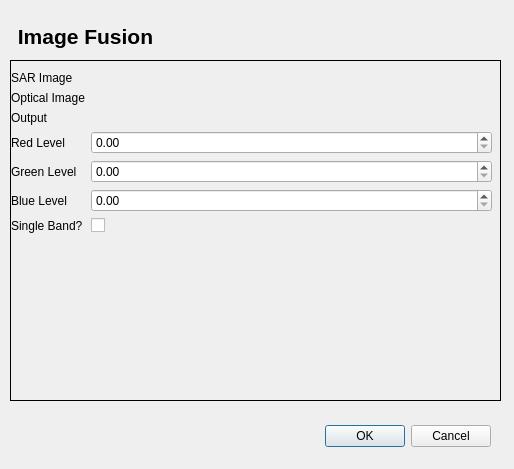
<?xml version="1.0" encoding="UTF-8"?>
<ui version="4.0">
 <class>ImageFusionDialogBase</class>
 <widget class="QDialog" name="ImageFusionDialogBase">
  <property name="geometry">
   <rect>
    <x>0</x>
    <y>0</y>
    <width>514</width>
    <height>469</height>
   </rect>
  </property>
  <property name="windowTitle">
   <string>Image Fusion</string>
  </property>
  <widget class="QDialogButtonBox" name="button_box">
   <property name="geometry">
    <rect>
     <x>50</x>
     <y>420</y>
     <width>441</width>
     <height>32</height>
    </rect>
   </property>
   <property name="orientation">
    <enum>Qt::Horizontal</enum>
   </property>
   <property name="standardButtons">
    <set>QDialogButtonBox::Cancel|QDialogButtonBox::Ok</set>
   </property>
  </widget>
  <widget class="QStackedWidget" name="stackedWidget">
   <property name="geometry">
    <rect>
     <x>10</x>
     <y>60</y>
     <width>491</width>
     <height>341</height>
    </rect>
   </property>
   <property name="frameShape">
    <enum>QFrame::Box</enum>
   </property>
   <property name="currentIndex">
    <number>0</number>
   </property>
   <widget class="QWidget" name="page">
    <widget class="QWidget" name="formLayoutWidget">
     <property name="geometry">
      <rect>
       <x>0</x>
       <y>10</y>
       <width>481</width>
       <height>351</height>
      </rect>
     </property>
     <layout class="QFormLayout" name="formLayout">
      <item row="0" column="0">
       <widget class="QLabel" name="label">
        <property name="text">
         <string>SAR Image</string>
        </property>
       </widget>
      </item>
      <item row="2" column="0">
       <widget class="QLabel" name="label_2">
        <property name="text">
         <string>Output</string>
        </property>
       </widget>
      </item>
      <item row="2" column="1">
       <widget class="QgsFileWidget" name="outputQgsFileWidget" native="true">
        <property name="toolTip">
         <string>&lt;html&gt;&lt;head/&gt;&lt;body&gt;&lt;p&gt;The Output Imge filename&lt;/p&gt;&lt;/body&gt;&lt;/html&gt;</string>
        </property>
        <property name="filter" stdset="0">
         <string>*.tif *.tiff *.gtif ;;*.img ;; *.*</string>
        </property>
       </widget>
      </item>
      <item row="1" column="0">
       <widget class="QLabel" name="label_3">
        <property name="text">
         <string>Optical Image</string>
        </property>
       </widget>
      </item>
      <item row="3" column="0">
       <widget class="QLabel" name="label_4">
        <property name="text">
         <string>Red Level</string>
        </property>
       </widget>
      </item>
      <item row="3" column="1">
       <widget class="QgsDoubleSpinBox" name="redLevelQgsDoubleSpinBox">
        <property name="toolTip">
         <string>&lt;html&gt;&lt;head/&gt;&lt;body&gt;&lt;p&gt;Red Level&lt;/p&gt;&lt;/body&gt;&lt;/html&gt;</string>
        </property>
        <property name="maximum">
         <double>1.000000000000000</double>
        </property>
        <property name="singleStep">
         <double>0.100000000000000</double>
        </property>
       </widget>
      </item>
      <item row="4" column="0">
       <widget class="QLabel" name="label_5">
        <property name="text">
         <string>Green Level</string>
        </property>
       </widget>
      </item>
      <item row="5" column="0">
       <widget class="QLabel" name="label_6">
        <property name="text">
         <string>Blue Level</string>
        </property>
       </widget>
      </item>
      <item row="4" column="1">
       <widget class="QgsDoubleSpinBox" name="greenLevelQgsDoubleSpinBox">
        <property name="toolTip">
         <string>&lt;html&gt;&lt;head/&gt;&lt;body&gt;&lt;p&gt;Green Level&lt;/p&gt;&lt;/body&gt;&lt;/html&gt;</string>
        </property>
        <property name="maximum">
         <double>1.000000000000000</double>
        </property>
        <property name="singleStep">
         <double>0.100000000000000</double>
        </property>
       </widget>
      </item>
      <item row="5" column="1">
       <widget class="QgsDoubleSpinBox" name="blueLevelQgsDoubleSpinBox">
        <property name="toolTip">
         <string>&lt;html&gt;&lt;head/&gt;&lt;body&gt;&lt;p&gt;Blue Level&lt;/p&gt;&lt;/body&gt;&lt;/html&gt;</string>
        </property>
        <property name="maximum">
         <double>1.000000000000000</double>
        </property>
        <property name="singleStep">
         <double>0.100000000000000</double>
        </property>
       </widget>
      </item>
      <item row="1" column="1">
       <widget class="QgsFileWidget" name="opticalQgsFileWidget" native="true">
        <property name="toolTip">
         <string>&lt;html&gt;&lt;head/&gt;&lt;body&gt;&lt;p&gt;The Optical Image&lt;/p&gt;&lt;/body&gt;&lt;/html&gt;</string>
        </property>
        <property name="filter" stdset="0">
         <string>*.tif *.tiff *.gtif ;;*.img ;; *.*</string>
        </property>
       </widget>
      </item>
      <item row="0" column="1">
       <widget class="QgsFileWidget" name="sarQgsFileWidget" native="true">
        <property name="toolTip">
         <string>&lt;html&gt;&lt;head/&gt;&lt;body&gt;&lt;p&gt;The SAR Image&lt;/p&gt;&lt;/body&gt;&lt;/html&gt;</string>
        </property>
        <property name="filter" stdset="0">
         <string>*.tif *.tiff *.gtif ;;*.img ;; *.*</string>
        </property>
       </widget>
      </item>
      <item row="6" column="1">
       <widget class="QCheckBox" name="singleBandCheckBox">
        <property name="toolTip">
         <string>&lt;html&gt;&lt;head/&gt;&lt;body&gt;&lt;p&gt;Is it a Single band optical Image&lt;/p&gt;&lt;/body&gt;&lt;/html&gt;</string>
        </property>
        <property name="text">
         <string/>
        </property>
       </widget>
      </item>
      <item row="6" column="0">
       <widget class="QLabel" name="label_7">
        <property name="text">
         <string>Single Band?</string>
        </property>
       </widget>
      </item>
     </layout>
    </widget>
   </widget>
   <widget class="QWidget" name="page_2"/>
  </widget>
  <widget class="QLabel" name="title_label">
   <property name="geometry">
    <rect>
     <x>0</x>
     <y>20</y>
     <width>171</width>
     <height>33</height>
    </rect>
   </property>
   <property name="text">
    <string>&lt;!DOCTYPE HTML PUBLIC &quot;-//W3C//DTD HTML 4.0//EN&quot; &quot;http://www.w3.org/TR/REC-html40/strict.dtd&quot;&gt;
&lt;html&gt;&lt;head&gt;&lt;meta name=&quot;qrichtext&quot; content=&quot;1&quot; /&gt;&lt;style type=&quot;text/css&quot;&gt;
p, li { white-space: pre-wrap; }
&lt;/style&gt;&lt;/head&gt;&lt;body style=&quot; font-family:'MS Shell Dlg 2'; font-size:8pt; font-weight:400; font-style:normal;&quot;&gt;
&lt;p style=&quot; margin-top:0px; margin-bottom:0px; margin-left:0px; margin-right:0px; -qt-block-indent:0; text-indent:0px;&quot;&gt;&lt;span style=&quot; font-family:'Sans Serif'; font-size:16pt; font-weight:600;&quot;&gt;Image Fusion&lt;/span&gt;&lt;/p&gt;&lt;/body&gt;&lt;/html&gt;</string>
   </property>
   <property name="alignment">
    <set>Qt::AlignCenter</set>
   </property>
  </widget>
  <zorder>stackedWidget</zorder>
  <zorder>button_box</zorder>
  <zorder>title_label</zorder>
 </widget>
 <customwidgets>
  <customwidget>
   <class>QgsDoubleSpinBox</class>
   <extends>QDoubleSpinBox</extends>
   <header>qgsdoublespinbox.h</header>
  </customwidget>
  <customwidget>
   <class>QgsFileWidget</class>
   <extends>QWidget</extends>
   <header>qgsfilewidget.h</header>
  </customwidget>
 </customwidgets>
 <resources/>
 <connections>
  <connection>
   <sender>button_box</sender>
   <signal>accepted()</signal>
   <receiver>ImageFusionDialogBase</receiver>
   <slot>accept()</slot>
   <hints>
    <hint type="sourcelabel">
     <x>20</x>
     <y>20</y>
    </hint>
    <hint type="destinationlabel">
     <x>20</x>
     <y>20</y>
    </hint>
   </hints>
  </connection>
  <connection>
   <sender>button_box</sender>
   <signal>rejected()</signal>
   <receiver>ImageFusionDialogBase</receiver>
   <slot>reject()</slot>
   <hints>
    <hint type="sourcelabel">
     <x>20</x>
     <y>20</y>
    </hint>
    <hint type="destinationlabel">
     <x>20</x>
     <y>20</y>
    </hint>
   </hints>
  </connection>
 </connections>
</ui>
